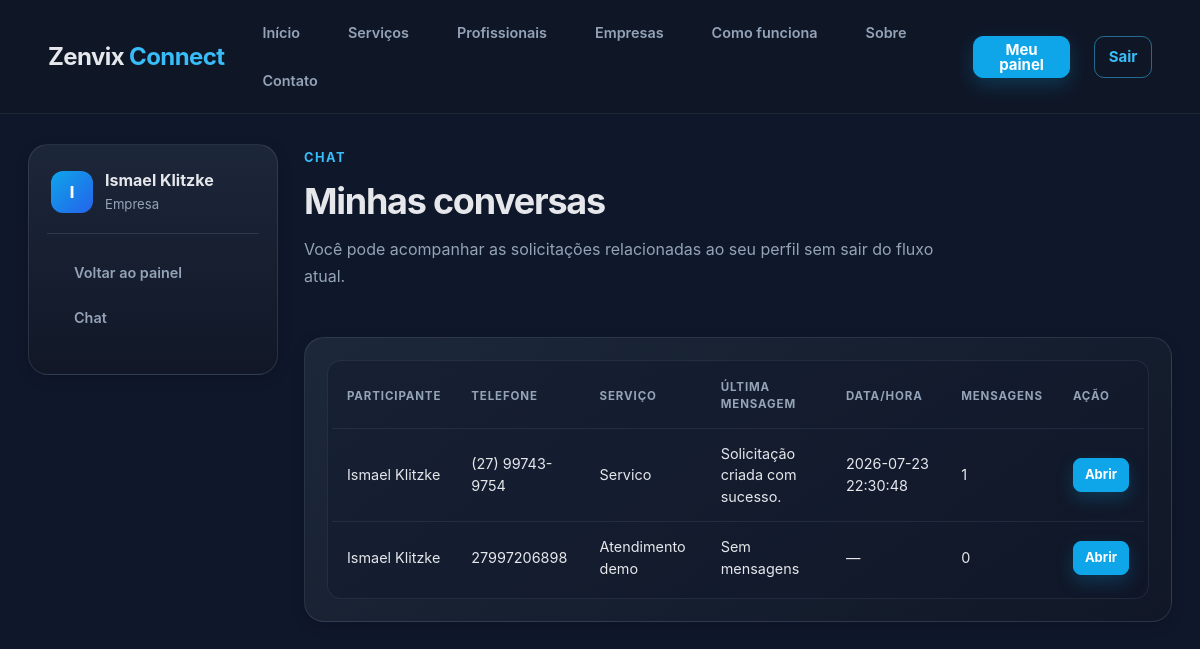
Page /chat/ (signed in) on the committed database.
### tables this page shows
CREATE TABLE usuarios (
            id INTEGER PRIMARY KEY AUTOINCREMENT,
            nome TEXT NOT NULL,
            email TEXT NOT NULL UNIQUE,
            senha TEXT NOT NULL,
            telefone TEXT,
            cidade TEXT,
            tipo TEXT NOT NULL
        , bio TEXT, especialidade TEXT, empresa_nome TEXT, estado TEXT, bairro TEXT, cpf TEXT, documento TEXT, foto_perfil TEXT, cnpj TEXT, documento_empresa TEXT, logo_empresa TEXT, approval_status TEXT, deletion_requested INTEGER DEFAULT 0, rejection_reason TEXT, status_online TEXT DEFAULT 'offline', TEXT, ultimo_acesso TEXT);

CREATE TABLE mensagens (
            id INTEGER PRIMARY KEY AUTOINCREMENT,
            servico_id INTEGER,
            remetente_id INTEGER,
            mensagem TEXT,
            criado_em TEXT,
            FOREIGN KEY(servico_id) REFERENCES servicos(id),
            FOREIGN KEY(remetente_id) REFERENCES usuarios(id)
        );

### app.py (the view)
@app.route("/chat", strict_slashes=False)
@app.route("/chat/", strict_slashes=False)
def chat_index():
    if "user_id" not in session:
        flash("Faça login para acessar o chat.", "error")
        return redirect(url_for("login"))
    user = get_user_by_id(session["user_id"])
    if not user:
        flash("Usuário não encontrado.", "error")
        return redirect(url_for("login"))
    if session.get("user_type") == ADMIN_USER_TYPE:
        service_conversations = get_all_chat_conversations()
        services = []
        admin_view = True
    else:
        service_conversations = get_chat_conversations_for_user(session["user_id"])
        services = get_services_for_user(session["user_id"], user["tipo"])
        admin_view = False
    return render_template(
        "chat/index.html",
        user=user,
        service_conversations=service_conversations,
        services=services,
        admin_view=admin_view,
    )

### app.py (called while the page is built, shortened)
def get_db():
    if "db" not in g:
        g.db = sqlite3.connect(DATABASE_PATH)
        g.db.row_factory = sqlite3.Row
    return g.db

def get_user_by_id(user_id):
    db = get_db()
    return db.execute("SELECT * FROM usuarios WHERE id = ?", (user_id,)).fetchone()

def get_services_for_user(user_id, user_type):
    db = get_db()
    return db.execute(
        """
        SELECT s.*,
               cliente.nome AS cliente_nome,
               cliente.tipo AS cliente_tipo,
               cliente.cidade AS cliente_cidade,
               profissional.nome AS profissional_nome,
               profissional.tipo AS profissional_tipo
        FROM servicos s
        LEFT JOIN usuarios cliente ON s.cliente_id = cliente.id
        LEFT JOIN usuarios profissional ON s.profissional_id = profissional.id
        WHERE s.profissional_id = ? OR s.cliente_id = ?
        ORDER BY s.id DESC
        """,
        (user_id, user_id),
    ).fetchall()

@app.before_request
def before_request():
    get_db()
    if session.get("user_id"):
        user = get_user_by_id(session["user_id"])
        if user:
            db = get_db()
            db.execute(
                "UPDATE usuarios SET status_online = 'online', ultimo_acesso = datetime('now') WHERE id = ?",
                (user["id"],),
            )
            db.commit()
            session["approval_status"] = user["approval_status"] or "Ativo"
            session["user_name"] = user["nome"]
            session["user_type"] = user["tipo"]

@app.teardown_appcontext
def teardown_appcontext(exception):
    close_db(exception)

### templates/chat/index.html (shortened to what this page needs)
{% extends "layouts/base.html" %}
{% block content %}
<div class="dashboard-shell">
    <aside class="dashboard-sidebar">
        <div class="sidebar-brand">
            <div class="avatar avatar-large">{{ user['nome'][0]|upper }}</div>
            <div>
                <h2>{{ user['nome'] }}</h2>
                <p>{{ user['tipo']|capitalize }}</p>
            </div>
        </div>
        <nav class="sidebar-nav">
            <a href="{{ url_for('dashboard') }}">Voltar ao painel</a>
            <a href="{{ url_for('chat_index') }}" class="active">Chat</a>
        </nav>
    </aside>
    <main class="dashboard-main">
        <section class="section-header">
            <div>
                <span class="section-badge">Chat</span>
                <h1>Minhas conversas</h1>
                <p>Você pode acompanhar as solicitações relacionadas ao seu perfil sem sair do fluxo atual.</p>
            </div>
        </section>
        {% if service_conversations %}
        <section class="dashboard-panel">
            <div class="table-wrapper">
                <table class="dashboard-table">
                    <thead>
                        <tr>
                            <th>Participante</th>
                            <th>Telefone</th>
                            <th>Serviço</th>
                            <th>Última mensagem</th>
                            <th>Data/Hora</th>
                            <th>Mensagens</th>
                            <th>Ação</th>
                        </tr>
                    </thead>
                    <tbody>
                        {% for item in service_conversations %}
                        <tr>
                            <td>{{ item.participant_name }}</td>
                            <td>{{ item.participant_phone or '—' }}</td>
                            <td>{{ item.service_label }}</td>
                            <td>{{ item.last_message }}</td>
                            <td>{{ item.last_message_time }}</td>
                            <td>{{ item.message_count }}</td>
                            <td><a href="/servico/{{ item.service_id }}/chat"
                                    class="button button-primary button-small">Abrir</a></td>
                        </tr>
                        {% endfor %}
                    </tbody>
                </table>
            </div>
        </section>
        {% endif %}
    </main>
</div>
{% endblock %}

### static/css/style.css (style rules this page uses)
nav a { margin-left: 16px; text-decoration: none; }
.button { display: inline-flex; align-items: center; justify-content: center; padding: 12px 20px; border-radius: 999px; border: none; cursor: pointer; text-decoration: none; font-weight: 600; transition: transform 0.25s ease, background-color 0.25s ease, color 0.25s ease, box-shadow 0.25s ease; }
.button-primary { background: #0EA5E9; color: white; }
.section-header { display: flex; justify-content: space-between; align-items: center; gap: 18px; margin-bottom: 24px; }
.section-header span { color: #38BDF8; font-weight: 700; text-transform: uppercase; letter-spacing: 0.12em; font-size: 0.8rem; }
.table-wrapper { overflow-x: auto; margin-top: 24px; border-radius: 24px; background: rgba(255, 255, 255, 0.03); padding: 12px; }
.button-small { padding: 8px 14px; font-size: 0.92rem; }

### rows in the picture
usuarios: nome "I", nome "Ismael Klitzke", tipo "Empresa"
mensagens: participant_name "Ismael Klitzke", participant_phone "(27) 99743-9754", service_label "Servico", last_message "Solicitação criada com sucesso.", last_message_time "2026-07-23 22:30:48", message_count "1"

### other values in the picture
{{ item.participant_name }} "Ismael Klitzke"
{{ item.participant_phone or '—' }} "27997206898"
{{ item.service_label }} "Atendimento demo"
{{ item.last_message }} "Sem mensagens"
{{ item.last_message_time }} "—"
{{ item.message_count }} "0"
